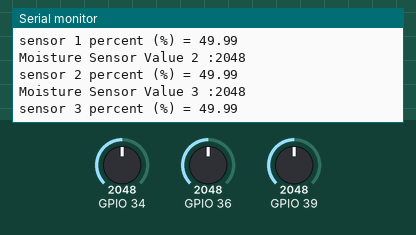
Simulated run of this sketch. Board: ESP32. Parts: the last lines printed to the serial monitor. The test bench sets the inputs (shaded band); at power-on: GPIO 34 = 2048, GPIO 36 = 2048, GPIO 39 = 2048.

Above: at 1.2 s.
1.3 s: GPIO 34 set to 2866
4.3 s: GPIO 36 set to 2866
At 5.8 s:
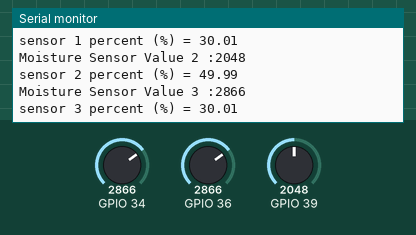
7.3 s: GPIO 39 set to 2866
At 10.2 s:
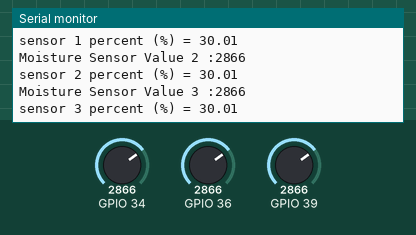
10.3 s: GPIO 34 set to 3603
13.3 s: GPIO 36 set to 3603
At 15.4 s:
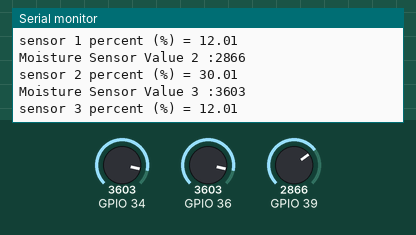
16.3 s: GPIO 39 set to 3603
At 20.2 s:
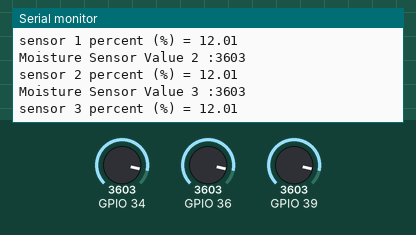
Timing chart, 0 to 20.3 s (numbered marks = the images above; inputs shaded):
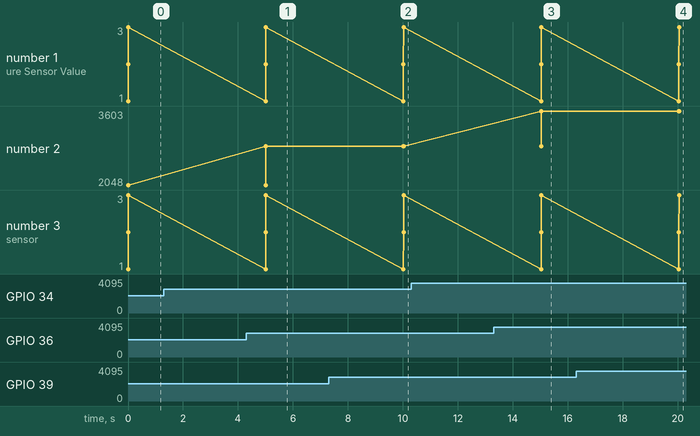

The sketch:

Test_3_sensor.ino
```cpp
float val = 0; //ทุกค่าจะแสดงผลเมื่อค่าที่วัดได้อยู่ที่ 0
float val1 = 0;
float val2 = 0;
float val3 = 0;

void setup(){

Serial.begin(115200);

pinMode(36, INPUT);//กำหนดพินสำหรับต่อเซนเซอร์
pinMode(39, INPUT);
pinMode(34, INPUT);
}

void loop(){

Serial.print("Moisture Sensor Value 1 :");
Serial.println(analogRead(36));
val = analogRead(36);
val1 = 100-(val*100)/4095;
Serial.print("sensor 1 percent (%) = ");
Serial.println(val1);
Serial.print("Moisture Sensor Value 2 :");
Serial.println(analogRead(39));
val = analogRead(39);
val2 = 100-(val*100)/4095;
Serial.print("sensor 2 percent (%) = ");
Serial.println(val2);
Serial.print("Moisture Sensor Value 3 :");
Serial.println(analogRead(34));
val = analogRead(34);
val3 = 100-(val*100)/4095;
Serial.print("sensor 3 percent (%) = ");
Serial.println(val3);

delay(5000);
}
```

Measured:
- after the input at 4.3 s, the serial monitor: prints a new line after 0.71 s (image 1)
- after the input at 7.3 s, the serial monitor: prints a new line after 2.7 s (image 2)
- after the input at 13.3 s, the serial monitor: prints a new line after 1.7 s (image 3)
- after the input at 16.3 s, the serial monitor: prints a new line after 3.7 s (image 4)
